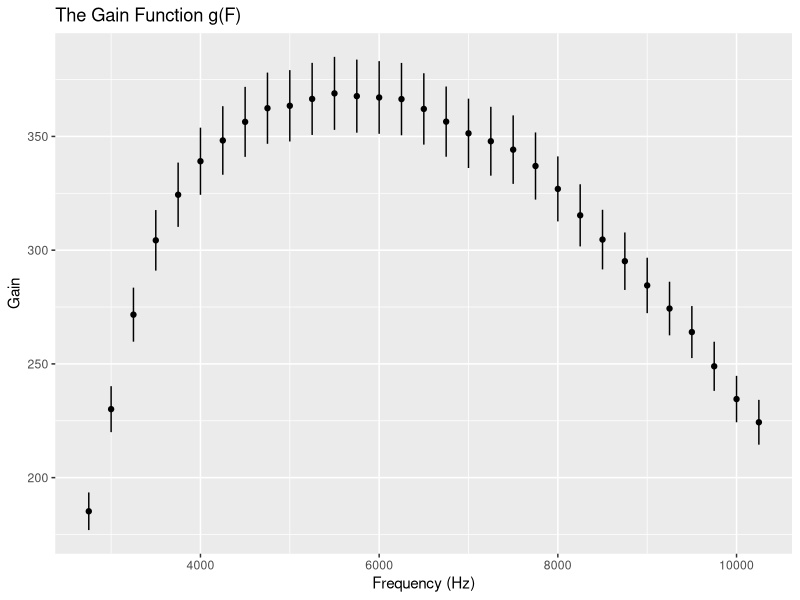

Write R code to recreate this figure.
## ---- chunk 1
knitr::opts_chunk$set(echo = TRUE)
## ---- chunk 2
vin1<-read.csv("V1.CSV")
names(vin1)<-c("x", "y")
vin2<-read.csv("V2.CSV")
names(vin2)<-c("x", "y")
vin3<-read.csv("V3.CSV")
names(vin3)<-c("x", "y")
vin4<-read.csv("V4.CSV")
names(vin4)<-c("x", "y")
vin5<-read.csv("V5.CSV")
names(vin5)<-c("x", "y")
vout1<-read.csv("O1.CSV")
names(vout1)<-c("x", "y")
vout2<-read.csv("O2.CSV")
names(vout2)<-c("x", "y")
vout3<-read.csv("O3.CSV")
names(vout3)<-c("x", "y")
vout4<-read.csv("O4.CSV")
names(vout4)<-c("x", "y")
vout5<-read.csv("O5.CSV")
names(vout5)<-c("x", "y")
## ---- chunk 3
m_in<- (vin1$y+vin2$y+vin3$y+vin4$y+vin5$y)/5
#take average of vouts
m_vout <- data.frame(Frequency = vout1$x, Volts = (vout1$y+vout2$y+vout3$y+vout4$y+vout5$y)/5)
## ---- chunk 4
#compute gain using the average vouts and m_in
gain <- data.frame(Frequency = vout1$x, Gain = (m_vout[2]/m_in))

#this is consistent with the max gain of 150 calculated in class.
## ---- chunk 5
rmserrors <- sqrt(data.frame(
  vin1 = sum(((m_in-vin1$y)^2))/399, 
  vin2 = sum(((m_in-vin2$y)^2))/399,
  vin3 = sum(((m_in-vin3$y)^2))/399,
  vin4 = sum(((m_in-vin4$y)^2))/399,
  vin5 = sum(((m_in-vin5$y)^2))/399,
  vout1 = sum((m_vout$Volts-vout1$y)^2)/399,
  vout2 = sum((m_vout$Volts-vout2$y)^2)/399,
  vout3 = sum((m_vout$Volts-vout3$y)^2)/399,
  vout4 = sum((m_vout$Volts-vout4$y)^2)/399,
  vout5 = sum((m_vout$Volts-vout5$y)^2)/399
))
#error in gain, adding in quadrature: 
vinerror <-sqrt(sum(rmserrors[1:5]^2))
vouterror <- sqrt(sum(rmserrors[6:10]^2))
gainerror <- gain[2]*sqrt((vinerror/m_in)^2+(vouterror*(m_vout[2])^-1)^2)
#g(f) error

## ---- chunk 6
library(ggplot2)
#qplot(unlist(gain$Frequency[24:80]),unlist(gain$Volts[24:80]))+geom_errorbar(aes(x=unlist(gain$Frequency[24:80]), ymin=unlist(gain$Volts[24:80]-gainerror$Volts[24:80]), ymax=unlist(gain$Volts[24:80]+gainerror$Volts[24:80])), width=0.25)+labs(title = "The Gain Function g(F)", x= "Frequency (Hz)", y = "Gain")

qplot(unlist(gain$Frequency[11:41]),unlist(gain$Volts[11:41]))+geom_errorbar(aes(x=unlist(gain$Frequency[11:41]), ymin=unlist(gain$Volts[11:41]-gainerror$Volts[11:41]), ymax=unlist(gain$Volts[11:41]+gainerror$Volts[11:41])), width=0.25)+labs(title = "The Gain Function g(F)", x= "Frequency (Hz)", y = "Gain")
